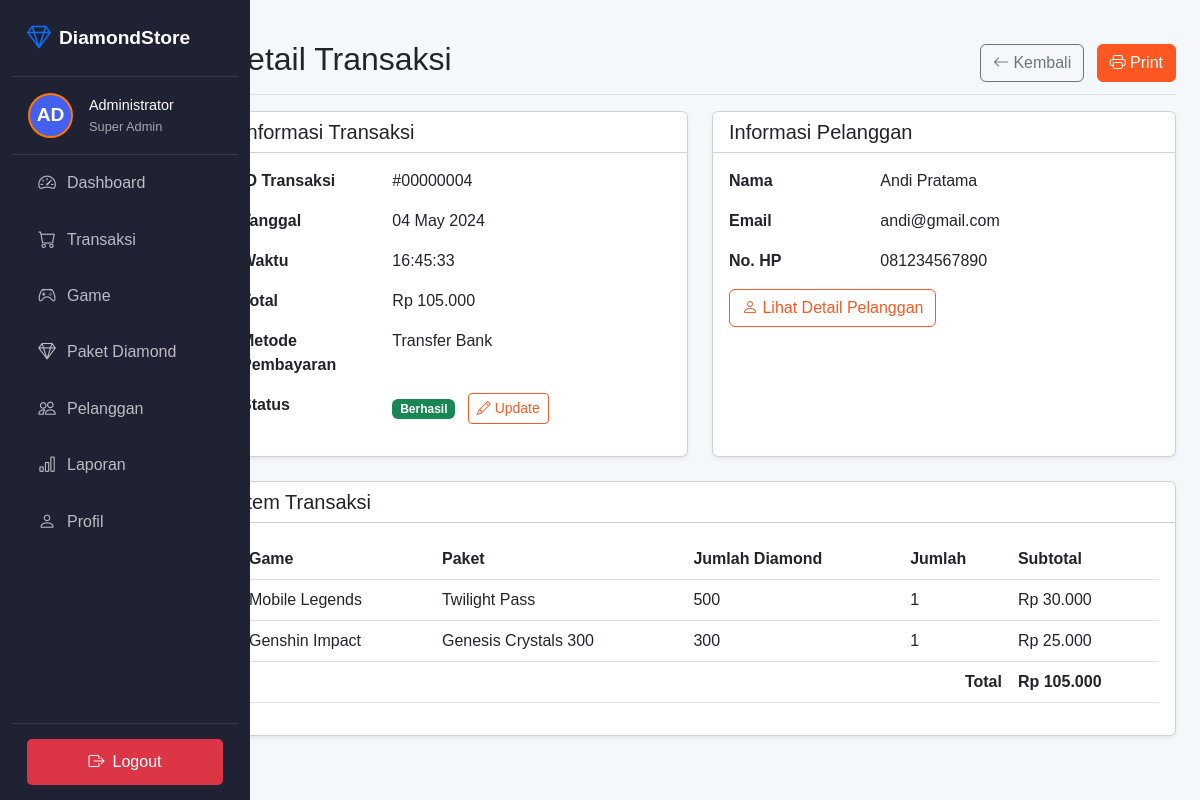
Page /game-topup/admin/transaction_detail.php?id=4 (signed in) on the committed database.
### tables this page shows
CREATE TABLE `transaksi` (
  `id_transaksi` int(11) NOT NULL,
  `id_pelanggan` int(11) DEFAULT NULL,
  `tanggal_transaksi` date DEFAULT NULL,
  `waktu_transaksi` datetime DEFAULT current_timestamp(),
  `total_harga` decimal(10,2) DEFAULT NULL,
  `metode_pembayaran` varchar(50) DEFAULT NULL,
  `status` enum('pending','berhasil','gagal') DEFAULT 'pending'
);

CREATE TABLE `pelanggan` (
  `id_pelanggan` int(11) NOT NULL,
  `nama` varchar(100) DEFAULT NULL,
  `email` varchar(100) DEFAULT NULL,
  `no_hp` varchar(15) DEFAULT NULL,
  `user_id` int(11) DEFAULT NULL
);

CREATE TABLE `detailtransaksi` (
  `id_detail` int(11) NOT NULL,
  `id_transaksi` int(11) DEFAULT NULL,
  `id_paket` int(11) DEFAULT NULL,
  `jumlah` int(11) DEFAULT NULL,
  `subtotal` decimal(10,2) DEFAULT NULL
);

CREATE TABLE `game` (
  `id_game` int(11) NOT NULL,
  `nama_game` varchar(100) DEFAULT NULL,
  `developer` varchar(100) DEFAULT NULL
);

CREATE TABLE `paketdiamond` (
  `id_paket` int(11) NOT NULL,
  `id_game` int(11) DEFAULT NULL,
  `nama_paket` varchar(100) DEFAULT NULL,
  `jumlah_diamond` int(11) DEFAULT NULL,
  `harga` decimal(10,2) DEFAULT NULL
);

### game-topup/admin/transaction_detail.php (the view, shortened to what this page needs)
<?php
include '../config/database.php';
include '../includes/functions.php';
$transaction_id = (int)$_GET['id'];
$query = "SELECT t.*, p.nama, p.email, p.no_hp
          FROM Transaksi t
          JOIN Pelanggan p ON t.id_pelanggan = p.id_pelanggan
          WHERE t.id_transaksi = $transaction_id";
$result = mysqli_query($conn, $query);
$transaction = mysqli_fetch_assoc($result);
$items_query = "SELECT dt.*, pd.nama_paket, pd.jumlah_diamond, g.nama_game
               FROM DetailTransaksi dt
               JOIN PaketDiamond pd ON dt.id_paket = pd.id_paket
               JOIN Game g ON pd.id_game = g.id_game
               WHERE dt.id_transaksi = $transaction_id";
$items_result = mysqli_query($conn, $items_query);
?>
<!DOCTYPE html>
<html lang="en">
<head>
    <link href="https://cdn.jsdelivr.net/npm/bootstrap@5.3.0/dist/css/bootstrap.min.css" rel="stylesheet">
    <link rel="stylesheet" href="https://cdn.jsdelivr.net/npm/bootstrap-icons@1.11.0/font/bootstrap-icons.css">
    <link rel="stylesheet" href="../assets/css/style.css">
</head>
<body>
    <div class="container-fluid">
        <div class="row">
            <?php include 'sidebar.php'; ?>
            <main class="col-md-9 ms-sm-auto col-lg-10 px-md-4 py-4">
                <div class="d-flex justify-content-between flex-wrap flex-md-nowrap align-items-center pt-3 pb-2 mb-3 border-bottom">
                    <h1 class="h2">Detail Transaksi</h1>
                    <div>
                        <a href="transactions.php" class="btn btn-outline-secondary me-2">
                            <i class="bi bi-arrow-left"></i> Kembali
                        </a>
                        <button type="button" class="btn btn-primary" onclick="window.print()">
                            <i class="bi bi-printer"></i> Print
                        </button>
                    </div>
                </div>
                <div class="row mb-4">
                    <div class="col-md-6">
                        <div class="card shadow-sm h-100">
                            <div class="card-header bg-white">
                                <h5 class="mb-0">Informasi Transaksi</h5>
                            </div>
                            <div class="card-body">
                                <div class="row mb-3">
                                    <div class="col-md-4 fw-bold">ID Transaksi</div>
                                    <div class="col-md-8">#<?php echo str_pad($transaction_id, 8, '0', STR_PAD_LEFT); ?></div>
                                </div>
                                <div class="row mb-3">
                                    <div class="col-md-4 fw-bold">Tanggal</div>
                                    <div class="col-md-8"><?php echo date('d F Y', strtotime($transaction['tanggal_transaksi'])); ?></div>
                                </div>
                                <div class="row mb-3">
                                    <div class="col-md-4 fw-bold">Waktu</div>
                                    <div class="col-md-8"><?php echo date('H:i:s', strtotime($transaction['waktu_transaksi'])); ?></div>
                                </div>
                                <div class="row mb-3">
                                    <div class="col-md-4 fw-bold">Total</div>
                                    <div class="col-md-8"><?php echo formatCurrency($transaction['total_harga']); ?></div>
                                </div>
                                <div class="row mb-3">
                                    <div class="col-md-4 fw-bold">Metode Pembayaran</div>
                                    <div class="col-md-8"><?php echo $transaction['metode_pembayaran']; ?></div>
                                </div>
                                <div class="row mb-3">
                                    <div class="col-md-4 fw-bold">Status</div>
                                    <div class="col-md-8">
                                        <?php echo getStatusLabel($transaction['status']); ?>
                                        <button type="button" class="btn btn-sm btn-outline-primary ms-2" data-bs-toggle="modal" data-bs-target="#updateStatusModal">
                                            <i class="bi bi-pencil"></i> Update
                                        </button>
                                    </div>
                                </div>
                            </div>
                        </div>
                    </div>
                    <div class="col-md-6">
                        <div class="card shadow-sm h-100">
                            <div class="card-header bg-white">
                                <h5 class="mb-0">Informasi Pelanggan</h5>
                            </div>
                            <div class="card-body">
                                <div class="row mb-3">
                                    <div class="col-md-4 fw-bold">Nama</div>
                                    <div class="col-md-8"><?php echo $transaction['nama']; ?></div>
                                </div>
                                <div class="row mb-3">
                                    <div class="col-md-4 fw-bold">Email</div>
                                    <div class="col-md-8"><?php echo $transaction['email']; ?></div>
                                </div>
                                <div class="row mb-3">
                                    <div class="col-md-4 fw-bold">No. HP</div>
                                    <div class="col-md-8"><?php echo $transaction['no_hp']; ?></div>
                                </div>
                                <div class="row">
                                    <div class="col-md-12">
                                        <a href="customer_detail.php?id=<?php echo $transaction['id_pelanggan']; ?>" class="btn btn-outline-primary">
                                            <i class="bi bi-person"></i> Lihat Detail Pelanggan
                                        </a>
                                    </div>
                                </div>
                            </div>
                        </div>
                    </div>
                </div>
                <div class="card shadow-sm">
                    <div class="card-header bg-white">
                        <h5 class="mb-0">Item Transaksi</h5>
                    </div>
                    <div class="card-body">
                        <div class="table-responsive">
                            <table class="table table-hover">
                                <thead>
                                    <tr>
                                        <th>Game</th>
                                        <th>Paket</th>
                                        <th>Jumlah Diamond</th>
                                        <th>Jumlah</th>
                                        <th>Subtotal</th>
                                    </tr>
                                </thead>
                                <tbody>
                                    <?php if (mysqli_num_rows($items_result) > 0): ?>
                                        <?php while ($item = mysqli_fetch_assoc($items_result)): ?>
                                        <tr>
                                            <td><?php echo $item['nama_game']; ?></td>
                                            <td><?php echo $item['nama_paket']; ?></td>
                                            <td><?php echo number_format($item['jumlah_diamond']); ?></td>
                                            <td><?php echo $item['jumlah']; ?></td>
                                            <td><?php echo formatCurrency($item['subtotal']); ?></td>
                                        </tr>
                                        <?php endwhile; ?>
                                    <?php else: ?>
                                        <tr>
                                            <td colspan="5" class="text-center py-3">Tidak ada item yang ditemukan</td>
                                        </tr>
                                    <?php endif; ?>
                                </tbody>
                                <tfoot>
                                    <tr>
                                        <td colspan="4" class="text-end fw-bold">Total</td>
                                        <td class="fw-bold"><?php echo formatCurrency($transaction['total_harga']); ?></td>
                                    </tr>
                                </tfoot>
                            </table>
                        </div>
                    </div>
                </div>
            </main>
        </div>
    </div>
</body>
</html>

### game-topup/assets/css/style.css (style rules this page uses)
:root { --primary-color: #ff5722; --secondary-color: #e64a19; --accent-color: #ff9800; --success-color: #4caf50; --warning-color: #ffc107; --danger-color: #f44336; --light-color: #f8f9fa; --dark-color: #212529; --gray-dark: #343a40; --gray: #6c757d; }
body { font-family: "Poppins", sans-serif; background-color: #f5f8fa; }
.btn-primary { background-color: var(--primary-color); border-color: var(--primary-color); }
.btn-outline-primary { color: var(--primary-color); border-color: var(--primary-color); }

### rows in the picture
transaksi: tanggal_transaksi "04 May 2024", waktu_transaksi "16:45:33", total_harga "Rp 105.000", metode_pembayaran "Transfer Bank", id_pelanggan.nama "Andi Pratama", id_pelanggan.email "andi@gmail.com", id_pelanggan.no_hp "081234567890"
detailtransaksi: game.nama_game "Mobile Legends", id_paket.nama_paket "Twilight Pass", id_paket.jumlah_diamond "500", jumlah "1", subtotal "Rp 30.000"
detailtransaksi: game.nama_game "Genshin Impact", id_paket.nama_paket "Genesis Crystals 300", id_paket.jumlah_diamond "300", jumlah "1", subtotal "Rp 25.000"

### other values in the picture
str_pad($transaction_id, 8, '0', STR_PAD_LEFT) "00000004"
